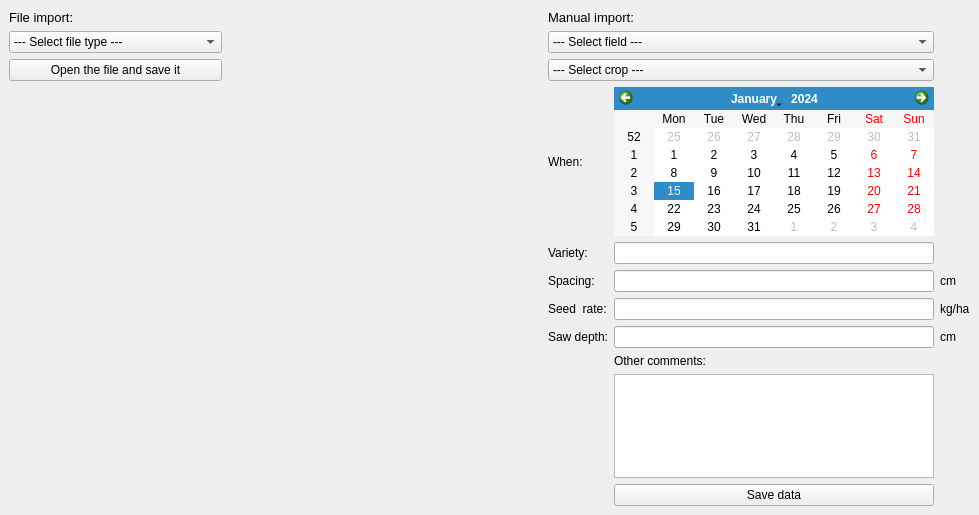
          <widget class="QWidget" name="tab_6">
           <attribute name="title">
            <string>Planting</string>
           </attribute>
           <widget class="QWidget" name="gridLayoutWidget_7">
            <property name="geometry">
             <rect>
              <x>9</x>
              <y>10</y>
              <width>961</width>
              <height>496</height>
             </rect>
            </property>
            <layout class="QGridLayout" name="gridLayout_7">
             <item row="6" column="2">
              <widget class="QLabel" name="label_10">
               <property name="text">
                <string>Spacing:</string>
               </property>
              </widget>
             </item>
             <item row="7" column="2">
              <widget class="QLabel" name="label_11">
               <property name="text">
                <string>Seed  rate:</string>
               </property>
              </widget>
             </item>
             <item row="5" column="2">
              <widget class="QLabel" name="label_103">
               <property name="text">
                <string>Variety:</string>
               </property>
              </widget>
             </item>
             <item row="10" column="3">
              <widget class="QPlainTextEdit" name="LEPOther"/>
             </item>
             <item row="5" column="3">
              <widget class="QLineEdit" name="LEPVarerity"/>
             </item>
             <item row="0" column="2" colspan="2">
              <widget class="QLabel" name="label_107">
               <property name="font">
                <font>
                 <pointsize>10</pointsize>
                </font>
               </property>
               <property name="text">
                <string>Manual import:</string>
               </property>
              </widget>
             </item>
             <item row="7" column="3">
              <widget class="QLineEdit" name="LEPSeedRate"/>
             </item>
             <item row="8" column="4">
              <widget class="QLabel" name="label_13">
               <property name="text">
                <string>cm</string>
               </property>
              </widget>
             </item>
             <item row="7" column="4">
              <widget class="QLabel" name="label_14">
               <property name="text">
                <string>kg/ha</string>
               </property>
              </widget>
             </item>
             <item row="2" column="2" colspan="2">
              <widget class="QComboBox" name="CBPCrop">
               <property name="locale">
                <locale language="English" country="UnitedKingdom"/>
               </property>
               <item>
                <property name="text">
                 <string>--- Select crop ---</string>
                </property>
               </item>
              </widget>
             </item>
             <item row="6" column="3">
              <widget class="QLineEdit" name="LEPSpacing"/>
             </item>
             <item row="6" column="4">
              <widget class="QLabel" name="label_15">
               <property name="text">
                <string>cm</string>
               </property>
              </widget>
             </item>
             <item row="8" column="3">
              <widget class="QLineEdit" name="LEPSawDepth"/>
             </item>
             <item row="11" column="3">
              <widget class="QPushButton" name="PBPSaveManual">
               <property name="enabled">
                <bool>true</bool>
               </property>
               <property name="locale">
                <locale language="English" country="UnitedKingdom"/>
               </property>
               <property name="text">
                <string>Save data</string>
               </property>
              </widget>
             </item>
             <item row="4" column="2">
              <widget class="QLabel" name="label_105">
               <property name="text">
                <string>When:</string>
               </property>
              </widget>
             </item>
             <item row="1" column="0">
              <widget class="QComboBox" name="CBPFileType">
               <property name="locale">
                <locale language="English" country="UnitedKingdom"/>
               </property>
               <item>
                <property name="text">
                 <string>--- Select file type ---</string>
                </property>
               </item>
               <item>
                <property name="text">
                 <string>Text file (.csv; .txt)</string>
                </property>
               </item>
               <item>
                <property name="text">
                 <string>Iso Bin XML files (.xml+.bin)</string>
                </property>
               </item>
               <item>
                <property name="text">
                 <string>Shape file (.shp)</string>
                </property>
               </item>
               <item>
                <property name="text">
                 <string>Databasefile (.db)</string>
                </property>
               </item>
               <item>
                <property name="text">
                 <string>Georeferenced Raster (.tif; .geotif)</string>
                </property>
               </item>
              </widget>
             </item>
             <item row="9" column="3">
              <widget class="QLabel" name="label_16">
               <property name="text">
                <string>Other comments:</string>
               </property>
              </widget>
             </item>
             <item row="8" column="2">
              <widget class="QLabel" name="label_12">
               <property name="text">
                <string>Saw depth:</string>
               </property>
              </widget>
             </item>
             <item row="0" column="0">
              <widget class="QLabel" name="label_108">
               <property name="font">
                <font>
                 <pointsize>10</pointsize>
                </font>
               </property>
               <property name="text">
                <string>File import:</string>
               </property>
              </widget>
             </item>
             <item row="2" column="0">
              <widget class="QPushButton" name="PBPAddFile">
               <property name="locale">
                <locale language="English" country="UnitedKingdom"/>
               </property>
               <property name="text">
                <string>Open the file and save it</string>
               </property>
              </widget>
             </item>
             <item row="1" column="1">
              <spacer name="horizontalSpacer_4">
               <property name="orientation">
                <enum>Qt::Horizontal</enum>
               </property>
               <property name="sizeHint" stdset="0">
                <size>
                 <width>40</width>
                 <height>20</height>
                </size>
               </property>
              </spacer>
             </item>
             <item row="1" column="2" colspan="2">
              <widget class="QComboBox" name="CBPField">
               <property name="locale">
                <locale language="English" country="UnitedKingdom"/>
               </property>
               <item>
                <property name="text">
                 <string>--- Select field ---</string>
                </property>
               </item>
              </widget>
             </item>
             <item row="4" column="3">
              <widget class="QCalendarWidget" name="DEPlanting"/>
             </item>
            </layout>
           </widget>
          </widget>
